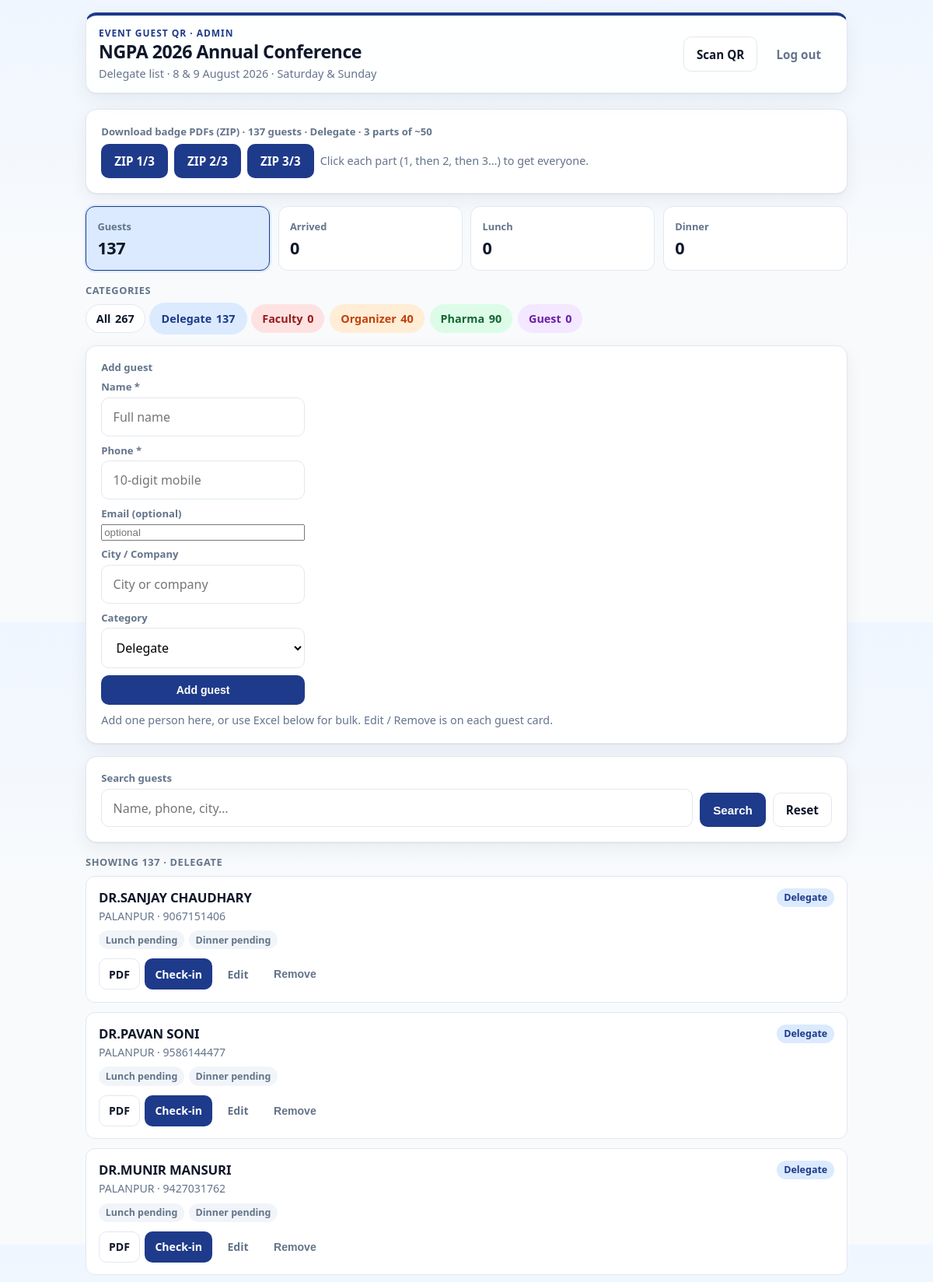
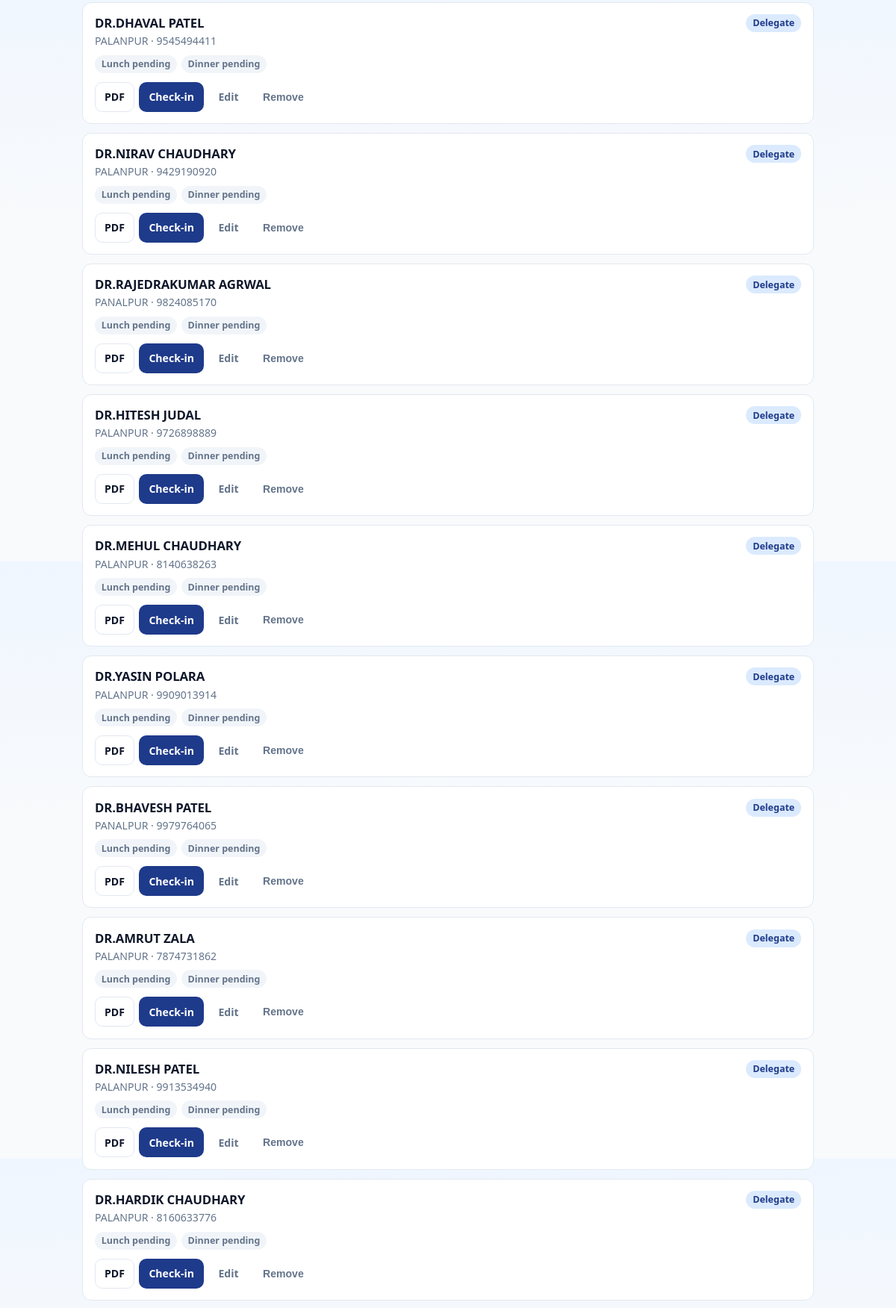
Screenshot of /?category=Delegate (signed in, upper part) with the database file from the repository (2 pictures, top to bottom).
### tables this page shows
CREATE TABLE guests (
            id INTEGER PRIMARY KEY AUTOINCREMENT,
            name TEXT NOT NULL,
            email TEXT NOT NULL,
            phone TEXT NOT NULL,
            meal TEXT NOT NULL,
            table_no TEXT NOT NULL,
            token TEXT NOT NULL UNIQUE,
            arrived INTEGER NOT NULL DEFAULT 0,
            arrived_at TEXT,
            lunch_claimed INTEGER NOT NULL DEFAULT 0,
            claimed_at TEXT,
            pdf_sent INTEGER NOT NULL DEFAULT 0,
            pdf_sent_at TEXT
        , dinner_claimed INTEGER NOT NULL DEFAULT 0, dinner_claimed_at TEXT, email_acked INTEGER NOT NULL DEFAULT 0, email_acked_at TEXT, specialty TEXT DEFAULT '', city TEXT DEFAULT '', designation TEXT DEFAULT '');

### app.py (the view, shortened to what this page needs)
@app.route("/")
@login_required
def home():
    q = (request.args.get("q") or "").strip()
    raw_cat = (request.args.get("category") or "").strip()
    category = (
        normalize_category(raw_cat)
        if raw_cat and raw_cat.lower() != "all"
        else ""
    )
    status = (request.args.get("status") or "").strip().lower()
    if status not in {"", "all", "arrived", "lunch", "dinner"}:
        status = ""
    if status == "all":
        status = ""
    conn = get_db()
    all_guests = conn.execute("SELECT * FROM guests ORDER BY id").fetchall()
    category_counts = {
        cat: sum(1 for g in all_guests if normalize_category(g["designation"]) == cat)
        for cat in CATEGORIES
    }
    scoped = list(all_guests)
    if category:
        scoped = [
            g for g in scoped if normalize_category(g["designation"]) == category
        ]
    arrived = sum(1 for g in scoped if g["arrived"])
    lunch_claimed = sum(1 for g in scoped if g["lunch_claimed"])
    dinner_claimed = sum(1 for g in scoped if g["dinner_claimed"])
    guests = scoped
    if status == "arrived":
        guests = [g for g in guests if g["arrived"]]
    elif status == "lunch":
        guests = [g for g in guests if g["lunch_claimed"]]
    elif status == "dinner":
        guests = [g for g in guests if g["dinner_claimed"]]
    conn.close()
    zip_count = len(scoped)
    zip_parts = max(1, (zip_count + ZIP_PART_SIZE - 1) // ZIP_PART_SIZE) if zip_count else 0
    zip_part_links = list(range(1, zip_parts + 1)) if zip_parts else []
    return render_template(
        "home.html",
        guests=guests,
        arrived=arrived,
        lunch_claimed=lunch_claimed,
        dinner_claimed=dinner_claimed,
        total=len(all_guests),
        scoped_total=len(scoped),
        shown=len(guests),
        q=q,
        category=category,
        status=status,
        category_counts=category_counts,
        zip_part_size=ZIP_PART_SIZE,
        zip_parts=zip_parts,
        zip_part_links=zip_part_links,
        zip_count=zip_count,
    )

### app.py (called while the page is built, shortened)
def normalize_category(value: str | None) -> str:
    raw = (value or "").strip()
    if not raw:
        return "Delegate"
    mapped = CATEGORY_ALIASES.get(raw.lower())
    if mapped:
        return mapped
    for cat in CATEGORIES:
        if raw.lower() == cat.lower():
            return cat
    return "Delegate"

def get_db() -> sqlite3.Connection:
    conn = sqlite3.connect(DB_PATH)
    conn.row_factory = sqlite3.Row
    return conn

def login_required(view):
    @wraps(view)
    def wrapped(*args, **kwargs):
        if not session.get("user"):
            return redirect(url_for("login", next=request.path))
        return view(*args, **kwargs)
    return wrapped

def load_email_config() -> dict | None:
    resend_key = os.environ.get("RESEND_API_KEY", "").strip()
    env_user = os.environ.get("SMTP_USER", "").strip()
    env_pass = os.environ.get("SMTP_PASSWORD", "").strip().replace(" ", "")
    return None

def email_is_configured() -> bool:
    try:
        return load_email_config() is not None
    except Exception:  # noqa: BLE001
        return False

@app.context_processor
def inject_event():
    role = session.get("role")
    return {
        "event_name": EVENT_NAME,
        "event_date": EVENT_DATE,
        "event_venue": EVENT_VENUE,
        "email_ready": email_is_configured(),
        "staff_logged_in": bool(session.get("user")),
        "is_admin": role == "admin",
        "user_role": role,
        "categories": CATEGORIES,
        "category_colors": CATEGORY_COLORS,
        "normalize_category": normalize_category,
        "category_style": category_style,
    }

### templates/home.html (shortened to what this page needs)
{% extends "base.html" %}
{% block body_class %}{% if category %}theme-{{ category|lower }}{% else %}theme-all{% endif %}{% endblock %}
{% block content %}
  <header class="app-header {% if category %}header-{{ category|lower }}{% else %}header-all{% endif %}">
    <div>
      <p class="brand">Event Guest QR · {{ user_role|default('staff')|capitalize }}</p>
      <h1>{{ event_name }}</h1>
      <p class="sub">
        {% if category %}{{ category }} list{% else %}All guests{% endif %}
        · {{ event_date }}
      </p>
    </div>
    <nav class="app-nav">
      <a class="btn secondary" href="{{ url_for('scan') }}">Scan QR</a>
      <a class="btn ghost" href="{{ url_for('logout') }}">Log out</a>
    </nav>
  </header>
  {% if zip_count and zip_part_links %}
    <div class="panel tools-compact" style="margin-top: 0.75rem;">
      <p class="field-label" style="margin: 0 0 0.45rem;">
        Download badge PDFs (ZIP)
        · {{ zip_count }} guest{{ 's' if zip_count != 1 else '' }}
        {% if category %} · {{ category }}{% else %} · all categories{% endif %}
        {% if zip_parts > 1 %} · {{ zip_parts }} parts of ~{{ zip_part_size }}{% endif %}
      </p>
      <div style="display: flex; flex-wrap: wrap; gap: 0.5rem; align-items: center;">
        {% if zip_parts <= 1 %}
          <a class="btn"
             href="{{ url_for('download_pdfs_zip', category=category or None, part=1) }}"
             onclick="return confirm('Download badge PDFs as a ZIP?');">
            {% if category %}Download {{ category }} ZIP{% else %}Download all PDFs (ZIP){% endif %}
          </a>
        {% else %}
          {% for p in zip_part_links %}
            <a class="btn"
               href="{{ url_for('download_pdfs_zip', category=category or None, part=p) }}"
               onclick="return confirm('Download ZIP part {{ p }} of {{ zip_parts }} (~{{ zip_part_size }} badges)?');">
              ZIP {{ p }}/{{ zip_parts }}
            </a>
          {% endfor %}
          <span class="help" style="margin: 0;">Click each part (1, then 2, then 3…) to get everyone.</span>
        {% endif %}
      </div>
    </div>
  {% endif %}
  <div class="stats stats-4">
    <a class="stat {% if not status %}active{% endif %}"
       href="{{ url_for('home', category=category or None, q=q or None) }}">
      <span>Guests</span><strong>{{ scoped_total }}</strong>
    </a>
    <a class="stat {% if status == 'arrived' %}active{% endif %}"
       href="{{ url_for('home', category=category or None, status='arrived', q=q or None) }}">
      <span>Arrived</span><strong>{{ arrived }}</strong>
    </a>
    <a class="stat {% if status == 'lunch' %}active{% endif %}"
       href="{{ url_for('home', category=category or None, status='lunch', q=q or None) }}">
      <span>Lunch</span><strong>{{ lunch_claimed }}</strong>
    </a>
    <a class="stat {% if status == 'dinner' %}active{% endif %}"
       href="{{ url_for('home', category=category or None, status='dinner', q=q or None) }}">
      <span>Dinner</span><strong>{{ dinner_claimed }}</strong>
    </a>
  </div>
  <p class="section-label">Categories</p>
  <div class="category-bar">
    <a class="cat-chip {% if not category %}active{% endif %}"
       href="{{ url_for('home', status=status or None, q=q or None) }}">
      All <strong>{{ total }}</strong>
    </a>
    {% for cat in categories %}
      <a class="cat-chip {{ category_colors[cat].css }} {% if category == cat %}active{% endif %}"
         href="{{ url_for('home', category=cat, status=status or None, q=q or None) }}">
        {{ cat }} <strong>{{ category_counts.get(cat, 0) }}</strong>
      </a>
    {% endfor %}
  </div>
  {% if is_admin %}
    <div class="panel tools-compact">
      <p class="field-label" style="margin: 0 0 0.45rem;">Add guest</p>
      <form method="post" action="{{ url_for('guest_add') }}" style="display: grid; gap: 0.55rem;">
        <label class="field">
          <span class="field-label">Name *</span>
          <input type="text" name="name" required autocomplete="name" placeholder="Full name" />
        </label>
        <label class="field">
          <span class="field-label">Phone *</span>
          <input type="text" name="phone" required inputmode="tel" autocomplete="tel" placeholder="10-digit mobile" />
        </label>
        <label class="field">
          <span class="field-label">Email (optional)</span>
          <input type="email" name="email" autocomplete="email" placeholder="optional" />
        </label>
        <label class="field">
          <span class="field-label">City / Company</span>
          <input type="text" name="city" placeholder="City or company" />
        </label>
        <label class="field">
          <span class="field-label">Category</span>
          <select name="designation">
            {% for cat in categories %}
              <option value="{{ cat }}" {% if category == cat %}selected{% endif %}>{{ cat }}</option>
            {% endfor %}
          </select>
        </label>
        <button type="submit" class="btn btn-sm">Add guest</button>
      </form>
      <p class="help" style="margin-top: 0.55rem;">
        Add one person here, or use Excel below for bulk. Edit / Remove is on each guest card.
      </p>
    </div>
  {% endif %}
  <div class="panel">
    <form method="get" action="{{ url_for('home') }}" class="search-bar">
      <label class="field">
        <span class="field-label">Search guests</span>
        <input type="search" name="q" value="{{ q or '' }}" placeholder="Name, phone, city…" autocomplete="off" />
      </label>
      <button class="btn" type="submit">Search</button>
      {% if q or category or status %}
        <a class="btn secondary" href="{{ url_for('home') }}">Reset</a>
      {% endif %}
    </form>
  </div>
  <p class="section-label">
    Showing {{ shown }}
    {% if category %} · {{ category }}{% endif %}
  </p>
  <div class="guest-list">
    {% for g in guests %}
      {% set cat = normalize_category(g.designation) %}
      <article class="guest-card">
        <div class="guest-card-top">
          <div>
            <h3>{{ g.name }}</h3>
            <div class="guest-meta">
              {% if g.city %}{{ g.city }}{% endif %}{% if g.city and g.phone %} · {% endif %}{% if g.phone %}{{ g.phone }}{% endif %}
            </div>
          </div>
          <span class="badge {{ category_colors[cat].css }}">{{ cat }}</span>
        </div>
        <div class="guest-status">
          {% if g.lunch_claimed %}<span class="badge claimed">Lunch done</span>{% else %}<span class="badge">Lunch pending</span>{% endif %}
          {% if g.dinner_claimed %}<span class="badge claimed">Dinner done</span>{% else %}<span class="badge">Dinner pending</span>{% endif %}
        </div>
        <div class="row-actions">
          <a class="btn secondary" href="{{ url_for('pdf_ticket', token=g.token) }}">PDF</a>
          <a class="btn checkin-btn {{ category_colors[cat].css }}" href="{{ url_for('checkin', token=g.token) }}">Check-in</a>
          {% if is_admin %}
            <a class="btn ghost" href="{{ url_for('guest_edit', guest_id=g.id) }}">Edit</a>
            <form method="post" action="{{ url_for('guest_delete', guest_id=g.id) }}" style="display: inline;">
              <button type="submit" class="btn ghost"
                onclick="return confirm('Remove {{ g.name|e }}? Their QR will stop working.');">
                Remove
              </button>
            </form>
          {% endif %}
        </div>
      </article>
    {% else %}
      <div class="panel empty-state">No guests match this filter.</div>
    {% endfor %}
  </div>
{% endblock %}

### rows the page displays
guests: name "DR.SANJAY CHAUDHARY", city "PALANPUR", phone "9067151406", designation "Delegate", lunch_claimed "Lunch pending", dinner_claimed "Dinner pending"
guests: name "DR.PAVAN SONI", city "PALANPUR", phone "9586144477", designation "Delegate", lunch_claimed "Lunch pending", dinner_claimed "Dinner pending"
guests: name "DR.MUNIR MANSURI", city "PALANPUR", phone "9427031762", designation "Delegate", lunch_claimed "Lunch pending", dinner_claimed "Dinner pending"
guests: name "DR.DHAVAL PATEL", city "PALANPUR", phone "9545494411", designation "Delegate", lunch_claimed "Lunch pending", dinner_claimed "Dinner pending"
guests: name "DR.NIRAV CHAUDHARY", city "PALANPUR", phone "9429190920", designation "Delegate", lunch_claimed "Lunch pending", dinner_claimed "Dinner pending"
guests: name "DR.RAJEDRAKUMAR AGRWAL", city "PANALPUR", phone "9824085170", designation "Delegate", lunch_claimed "Lunch pending", dinner_claimed "Dinner pending"
guests: name "DR.HITESH JUDAL", city "PALANPUR", phone "9726898889", designation "Delegate", lunch_claimed "Lunch pending", dinner_claimed "Dinner pending"
guests: name "DR.MEHUL CHAUDHARY", city "PALANPUR", phone "8140638263", designation "Delegate", lunch_claimed "Lunch pending", dinner_claimed "Dinner pending"
guests: name "DR.YASIN POLARA", city "PALANPUR", phone "9909013914", designation "Delegate", lunch_claimed "Lunch pending", dinner_claimed "Dinner pending"
guests: name "DR.BHAVESH PATEL", city "PANALPUR", phone "9979764065", designation "Delegate", lunch_claimed "Lunch pending", dinner_claimed "Dinner pending"
guests: name "DR.AMRUT ZALA", city "PALANPUR", phone "7874731862", designation "Delegate", lunch_claimed "Lunch pending", dinner_claimed "Dinner pending"
guests: name "DR.NILESH PATEL", city "PALANPUR", phone "9913534940", designation "Delegate", lunch_claimed "Lunch pending", dinner_claimed "Dinner pending"
guests: name "DR.HARDIK CHAUDHARY", city "PALANPUR", phone "8160633776", designation "Delegate", lunch_claimed "Lunch pending", dinner_claimed "Dinner pending"

### other values shown
{{ user_role|default('staff')|capitalize }} "ADMIN"
{{ event_name }} "NGPA 2026 Annual Conference"
{{ category }} "Delegate"
{{ event_date }} "8 & 9 August 2026 · Saturday & Sunday"
{{ zip_count }} "137"
{{ 's' if zip_count != 1 else '' }} "s"
{{ zip_parts }} "3"
{{ zip_part_size }} "50"
{{ p }} "1" "2" "3"
{{ zip_parts }} "3" "3" "3"
{{ scoped_total }} "137"
{{ arrived }} "0"
{{ lunch_claimed }} "0"
{{ dinner_claimed }} "0"
{{ total }} "267"
